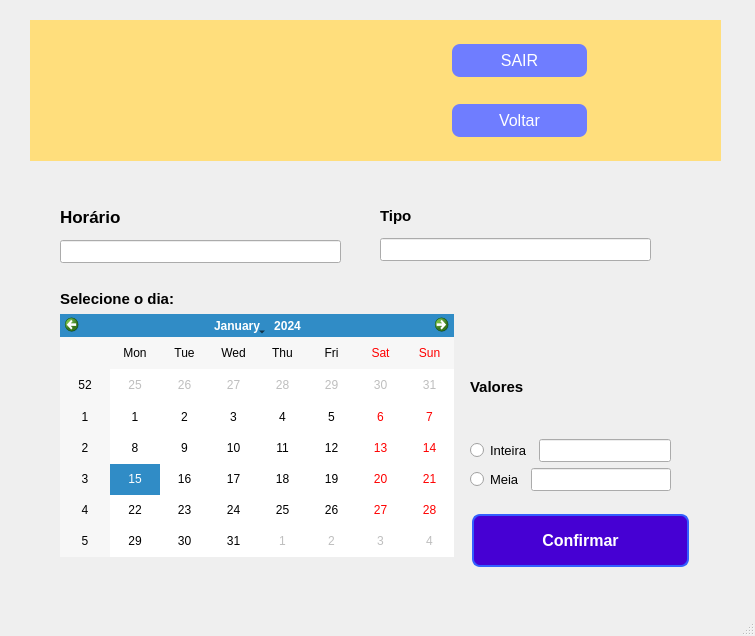
<?xml version="1.0" encoding="UTF-8"?>
<ui version="4.0">
 <class>MainWindow</class>
 <widget class="QMainWindow" name="MainWindow">
  <property name="geometry">
   <rect>
    <x>0</x>
    <y>0</y>
    <width>755</width>
    <height>636</height>
   </rect>
  </property>
  <property name="windowTitle">
   <string>MainWindow</string>
  </property>
  <widget class="QWidget" name="centralwidget">
   <widget class="QWidget" name="widget" native="true">
    <property name="geometry">
     <rect>
      <x>30</x>
      <y>20</y>
      <width>691</width>
      <height>141</height>
     </rect>
    </property>
    <property name="styleSheet">
     <string notr="true">background-color: rgb(255, 222, 124);</string>
    </property>
    <widget class="QPushButton" name="pushButton_perfil">
     <property name="geometry">
      <rect>
       <x>580</x>
       <y>30</y>
       <width>81</width>
       <height>81</height>
      </rect>
     </property>
     <property name="styleSheet">
      <string notr="true">QPushButton {
    font-size: 30px;
    border-radius: 40px;
}

QPushButton:hover {
    background-color: rgb(255, 255, 255);
}

QPushButton[objectName=&quot;perfilButton&quot;] {
    qproperty-toolTip: &quot;Perfil&quot;;
}

QToolTip {
    font-family: 'SansSerif';
    font-size: 10pt;
}
</string>
     </property>
     <property name="text">
      <string/>
     </property>
     <property name="icon">
      <iconset>
       <normaloff>../imagens/perfil.png</normaloff>../imagens/perfil.png</iconset>
     </property>
     <property name="iconSize">
      <size>
       <width>80</width>
       <height>80</height>
      </size>
     </property>
    </widget>
    <widget class="QPushButton" name="pushButton_sair_2">
     <property name="geometry">
      <rect>
       <x>420</x>
       <y>20</y>
       <width>139</width>
       <height>41</height>
      </rect>
     </property>
     <property name="styleSheet">
      <string notr="true">QPushButton {
           
	background-color: rgb(111, 125, 255);
           border: none;
           color: white;
           padding: 10px 20px;
           text-align: center;
           text-decoration: none;
           display: inline-block;
           font-size: 16px;
           margin: 4px 2px;
           cursor: pointer;
           border-radius: 8px;
        }
        QPushButton:hover {
           background-color: rgb(85, 170, 255); 
        }</string>
     </property>
     <property name="text">
      <string>SAIR</string>
     </property>
    </widget>
    <widget class="QPushButton" name="pushButton_voltar">
     <property name="geometry">
      <rect>
       <x>420</x>
       <y>80</y>
       <width>139</width>
       <height>41</height>
      </rect>
     </property>
     <property name="styleSheet">
      <string notr="true">QPushButton {
           
	background-color: rgb(111, 125, 255);
           border: none;
           color: white;
           padding: 10px 20px;
           text-align: center;
           text-decoration: none;
           display: inline-block;
           font-size: 16px;
           margin: 4px 2px;
           cursor: pointer;
           border-radius: 8px;
        }
        QPushButton:hover {
           background-color: rgb(85, 170, 255); 
        }</string>
     </property>
     <property name="text">
      <string>Voltar</string>
     </property>
    </widget>
   </widget>
   <widget class="QPushButton" name="pushButton_confirmar">
    <property name="geometry">
     <rect>
      <x>470</x>
      <y>510</y>
      <width>221</width>
      <height>61</height>
     </rect>
    </property>
    <property name="styleSheet">
     <string notr="true">QPushButton {
           
	background-color: rgb(70, 0, 211);
           border: none;
           color: white;
           padding: 10px 20px;
           text-align: center;
           text-decoration: none;
           display: inline-block;
           font-size: 16px;
           margin: 4px 2px;
           cursor: pointer;
           border-radius: 8px;
           border: 2px solid #335fff;
            font-weight: bold;
        }
        QPushButton:hover {
            
	background-color: rgb(85, 85, 255);
        }</string>
    </property>
    <property name="text">
     <string>Confirmar</string>
    </property>
   </widget>
   <widget class="QWidget" name="">
    <property name="geometry">
     <rect>
      <x>470</x>
      <y>340</y>
      <width>201</width>
      <height>151</height>
     </rect>
    </property>
    <layout class="QVBoxLayout" name="verticalLayout">
     <item>
      <widget class="QLabel" name="label_5">
       <property name="font">
        <font>
         <pointsize>11</pointsize>
         <weight>75</weight>
         <bold>true</bold>
        </font>
       </property>
       <property name="text">
        <string>Valores</string>
       </property>
      </widget>
     </item>
     <item>
      <layout class="QHBoxLayout" name="horizontalLayout">
       <item>
        <widget class="QRadioButton" name="radioButton">
         <property name="font">
          <font>
           <pointsize>10</pointsize>
          </font>
         </property>
         <property name="text">
          <string>Inteira</string>
         </property>
        </widget>
       </item>
       <item>
        <widget class="QLineEdit" name="lineEdit_inteira">
         <property name="font">
          <font>
           <pointsize>10</pointsize>
          </font>
         </property>
         <property name="readOnly">
          <bool>true</bool>
         </property>
        </widget>
       </item>
      </layout>
     </item>
     <item>
      <layout class="QHBoxLayout" name="horizontalLayout_2">
       <item>
        <widget class="QRadioButton" name="radioButton_2">
         <property name="font">
          <font>
           <pointsize>10</pointsize>
          </font>
         </property>
         <property name="text">
          <string>Meia</string>
         </property>
        </widget>
       </item>
       <item>
        <widget class="QLineEdit" name="lineEdit_meia">
         <property name="font">
          <font>
           <pointsize>10</pointsize>
          </font>
         </property>
         <property name="readOnly">
          <bool>true</bool>
         </property>
        </widget>
       </item>
      </layout>
     </item>
    </layout>
   </widget>
   <widget class="QWidget" name="">
    <property name="geometry">
     <rect>
      <x>60</x>
      <y>200</y>
      <width>281</width>
      <height>63</height>
     </rect>
    </property>
    <layout class="QVBoxLayout" name="verticalLayout_2">
     <item>
      <widget class="QLabel" name="label">
       <property name="font">
        <font>
         <pointsize>13</pointsize>
         <weight>75</weight>
         <bold>true</bold>
        </font>
       </property>
       <property name="text">
        <string>Horário </string>
       </property>
      </widget>
     </item>
     <item>
      <widget class="QLineEdit" name="lineEdit_horario">
       <property name="font">
        <font>
         <pointsize>10</pointsize>
        </font>
       </property>
      </widget>
     </item>
    </layout>
   </widget>
   <widget class="QWidget" name="">
    <property name="geometry">
     <rect>
      <x>380</x>
      <y>200</y>
      <width>271</width>
      <height>61</height>
     </rect>
    </property>
    <layout class="QVBoxLayout" name="verticalLayout_3">
     <item>
      <widget class="QLabel" name="label_6">
       <property name="font">
        <font>
         <pointsize>11</pointsize>
         <weight>75</weight>
         <bold>true</bold>
        </font>
       </property>
       <property name="text">
        <string>Tipo</string>
       </property>
      </widget>
     </item>
     <item>
      <widget class="QLineEdit" name="lineEdit_tipo">
       <property name="font">
        <font>
         <pointsize>10</pointsize>
        </font>
       </property>
       <property name="readOnly">
        <bool>true</bool>
       </property>
      </widget>
     </item>
    </layout>
   </widget>
   <widget class="QWidget" name="">
    <property name="geometry">
     <rect>
      <x>60</x>
      <y>290</y>
      <width>394</width>
      <height>267</height>
     </rect>
    </property>
    <layout class="QVBoxLayout" name="verticalLayout_4">
     <item>
      <widget class="QLabel" name="label_2">
       <property name="font">
        <font>
         <pointsize>11</pointsize>
         <weight>75</weight>
         <bold>true</bold>
        </font>
       </property>
       <property name="text">
        <string>Selecione o dia: </string>
       </property>
      </widget>
     </item>
     <item>
      <widget class="QCalendarWidget" name="calendarWidget"/>
     </item>
    </layout>
   </widget>
  </widget>
  <widget class="QMenuBar" name="menubar">
   <property name="geometry">
    <rect>
     <x>0</x>
     <y>0</y>
     <width>755</width>
     <height>26</height>
    </rect>
   </property>
  </widget>
  <widget class="QStatusBar" name="statusbar"/>
 </widget>
 <resources/>
 <connections/>
</ui>
